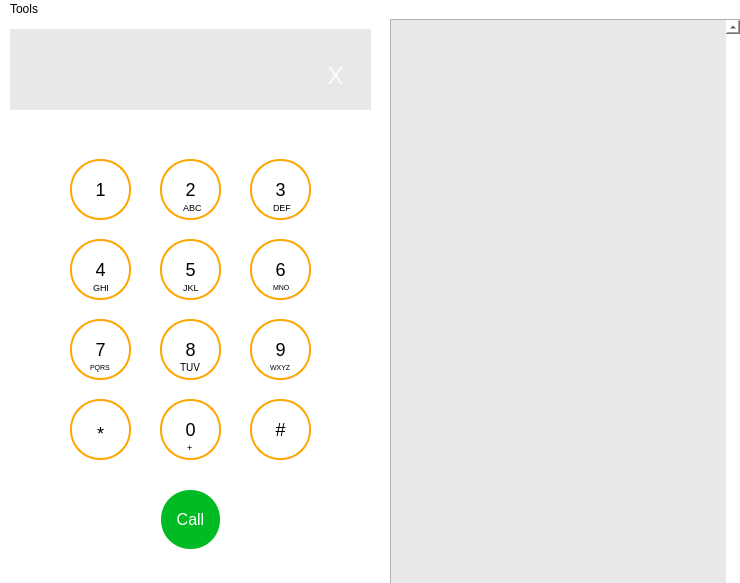
<?xml version="1.0" encoding="UTF-8"?>
<ui version="4.0">
 <class>MainWindow</class>
 <widget class="QMainWindow" name="MainWindow">
  <property name="geometry">
   <rect>
    <x>0</x>
    <y>0</y>
    <width>740</width>
    <height>583</height>
   </rect>
  </property>
  <property name="windowTitle">
   <string>MainWindow</string>
  </property>
  <property name="styleSheet">
   <string notr="true">background-color: white;</string>
  </property>
  <widget class="QWidget" name="centralWidget">
   <property name="styleSheet">
    <string notr="true">border-color: orange;</string>
   </property>
   <widget class="QTableView" name="tableView">
    <property name="geometry">
     <rect>
      <x>390</x>
      <y>0</y>
      <width>351</width>
      <height>591</height>
     </rect>
    </property>
    <property name="styleSheet">
     <string notr="true">font-size: 16px;
background-color: rgb(232, 232, 232);</string>
    </property>
    <property name="verticalScrollBarPolicy">
     <enum>Qt::ScrollBarAlwaysOn</enum>
    </property>
    <property name="horizontalScrollBarPolicy">
     <enum>Qt::ScrollBarAlwaysOff</enum>
    </property>
    <attribute name="horizontalHeaderVisible">
     <bool>false</bool>
    </attribute>
    <attribute name="verticalHeaderVisible">
     <bool>false</bool>
    </attribute>
   </widget>
   <widget class="QLabel" name="label">
    <property name="geometry">
     <rect>
      <x>10</x>
      <y>10</y>
      <width>361</width>
      <height>81</height>
     </rect>
    </property>
    <property name="styleSheet">
     <string notr="true">font-size: 24px;
background-color: rgb(232, 232, 232);
padding: 5px;
padding-top: 15px;</string>
    </property>
    <property name="text">
     <string/>
    </property>
   </widget>
   <widget class="QWidget" name="widget" native="true">
    <property name="geometry">
     <rect>
      <x>40</x>
      <y>100</y>
      <width>291</width>
      <height>461</height>
     </rect>
    </property>
    <property name="styleSheet">
     <string notr="true">font-size: 18px;</string>
    </property>
    <widget class="QPushButton" name="pushButton_pound">
     <property name="geometry">
      <rect>
       <x>210</x>
       <y>280</y>
       <width>61</width>
       <height>61</height>
      </rect>
     </property>
     <property name="styleSheet">
      <string notr="true">background-color: white;
 border-style: solid;
 border-width:2px;
 border-radius:30px;</string>
     </property>
     <property name="text">
      <string>#</string>
     </property>
    </widget>
    <widget class="QPushButton" name="pushButton_1">
     <property name="geometry">
      <rect>
       <x>30</x>
       <y>40</y>
       <width>61</width>
       <height>61</height>
      </rect>
     </property>
     <property name="styleSheet">
      <string notr="true">background-color: white;
 border-style: solid;
 border-width:2px;
 border-radius:30px;</string>
     </property>
     <property name="text">
      <string>1</string>
     </property>
     <property name="flat">
      <bool>true</bool>
     </property>
    </widget>
    <widget class="QPushButton" name="pushButton_2">
     <property name="geometry">
      <rect>
       <x>120</x>
       <y>40</y>
       <width>61</width>
       <height>61</height>
      </rect>
     </property>
     <property name="styleSheet">
      <string notr="true">background-color: white;
 border-style: solid;
 border-width:2px;
 border-radius:30px;</string>
     </property>
     <property name="text">
      <string>2</string>
     </property>
    </widget>
    <widget class="QPushButton" name="pushButton_0">
     <property name="geometry">
      <rect>
       <x>120</x>
       <y>280</y>
       <width>61</width>
       <height>61</height>
      </rect>
     </property>
     <property name="styleSheet">
      <string notr="true">background-color: white;
 border-style: solid;
 border-width:2px;
 border-radius:30px;</string>
     </property>
     <property name="text">
      <string>0</string>
     </property>
    </widget>
    <widget class="QPushButton" name="pushButton_8">
     <property name="geometry">
      <rect>
       <x>120</x>
       <y>200</y>
       <width>61</width>
       <height>61</height>
      </rect>
     </property>
     <property name="styleSheet">
      <string notr="true">background-color: white;
 border-style: solid;
 border-width:2px;
 border-radius:30px;</string>
     </property>
     <property name="text">
      <string>8</string>
     </property>
    </widget>
    <widget class="QPushButton" name="pushButton_6">
     <property name="geometry">
      <rect>
       <x>210</x>
       <y>120</y>
       <width>61</width>
       <height>61</height>
      </rect>
     </property>
     <property name="styleSheet">
      <string notr="true">background-color: white;
 border-style: solid;
 border-width:2px;
 border-radius:30px;</string>
     </property>
     <property name="text">
      <string>6</string>
     </property>
    </widget>
    <widget class="QPushButton" name="pushButton_4">
     <property name="geometry">
      <rect>
       <x>30</x>
       <y>120</y>
       <width>61</width>
       <height>61</height>
      </rect>
     </property>
     <property name="styleSheet">
      <string notr="true">background-color: white;
 border-style: solid;
 border-width:2px;
 border-radius:30px;</string>
     </property>
     <property name="text">
      <string>4</string>
     </property>
    </widget>
    <widget class="QPushButton" name="pushButton_star">
     <property name="geometry">
      <rect>
       <x>30</x>
       <y>280</y>
       <width>61</width>
       <height>61</height>
      </rect>
     </property>
     <property name="styleSheet">
      <string notr="true">background-color: white;
 border-style: solid;
 border-width:2px;
 border-radius:30px;
padding-top: 8px;</string>
     </property>
     <property name="text">
      <string>*</string>
     </property>
    </widget>
    <widget class="QPushButton" name="pushButton_5">
     <property name="geometry">
      <rect>
       <x>120</x>
       <y>120</y>
       <width>61</width>
       <height>61</height>
      </rect>
     </property>
     <property name="styleSheet">
      <string notr="true">background-color: white;
 border-style: solid;
 border-width:2px;
 border-radius:30px;
</string>
     </property>
     <property name="text">
      <string>5</string>
     </property>
    </widget>
    <widget class="QPushButton" name="pushButton_3">
     <property name="geometry">
      <rect>
       <x>210</x>
       <y>40</y>
       <width>61</width>
       <height>61</height>
      </rect>
     </property>
     <property name="styleSheet">
      <string notr="true">background-color: white;
 border-style: solid;
 border-width:2px;
 border-radius:30px;</string>
     </property>
     <property name="text">
      <string>3</string>
     </property>
    </widget>
    <widget class="QPushButton" name="pushButton_7">
     <property name="geometry">
      <rect>
       <x>30</x>
       <y>200</y>
       <width>61</width>
       <height>61</height>
      </rect>
     </property>
     <property name="styleSheet">
      <string notr="true">background-color: white;
 border-style: solid;
 border-width:2px;
 border-radius:30px;</string>
     </property>
     <property name="text">
      <string>7</string>
     </property>
    </widget>
    <widget class="QPushButton" name="pushButton_call">
     <property name="geometry">
      <rect>
       <x>120</x>
       <y>370</y>
       <width>61</width>
       <height>61</height>
      </rect>
     </property>
     <property name="styleSheet">
      <string notr="true">background-color: rgb(0, 187, 36);
border-color:  rgb(0, 187, 36);
border-style: soli-d;
border-width:2px;
border-radius:30px;
background-image: url(&quot;call_icon.png&quot;);
color: white;
font-size: 16px;</string>
     </property>
     <property name="text">
      <string>Call</string>
     </property>
    </widget>
    <widget class="QPushButton" name="pushButton_9">
     <property name="geometry">
      <rect>
       <x>210</x>
       <y>200</y>
       <width>61</width>
       <height>61</height>
      </rect>
     </property>
     <property name="styleSheet">
      <string notr="true">background-color: white;
 border-style: solid;
 border-width:2px;
 border-radius:30px;</string>
     </property>
     <property name="text">
      <string>9</string>
     </property>
    </widget>
    <widget class="QLabel" name="label_9">
     <property name="geometry">
      <rect>
       <x>230</x>
       <y>240</y>
       <width>21</width>
       <height>16</height>
      </rect>
     </property>
     <property name="styleSheet">
      <string notr="true">font-size: 7px;</string>
     </property>
     <property name="text">
      <string>WXYZ</string>
     </property>
    </widget>
    <widget class="QLabel" name="label_11">
     <property name="geometry">
      <rect>
       <x>140</x>
       <y>240</y>
       <width>21</width>
       <height>16</height>
      </rect>
     </property>
     <property name="styleSheet">
      <string notr="true">font-size: 10px;</string>
     </property>
     <property name="text">
      <string>TUV</string>
     </property>
    </widget>
    <widget class="QLabel" name="label_12">
     <property name="geometry">
      <rect>
       <x>50</x>
       <y>240</y>
       <width>21</width>
       <height>16</height>
      </rect>
     </property>
     <property name="styleSheet">
      <string notr="true">font-size: 7px;</string>
     </property>
     <property name="text">
      <string>PQRS</string>
     </property>
    </widget>
    <widget class="QLabel" name="label_13">
     <property name="geometry">
      <rect>
       <x>230</x>
       <y>160</y>
       <width>21</width>
       <height>16</height>
      </rect>
     </property>
     <property name="styleSheet">
      <string notr="true">font-size: 7px;
padding-left: 1px;</string>
     </property>
     <property name="text">
      <string>MNO</string>
     </property>
    </widget>
    <widget class="QLabel" name="label_4">
     <property name="geometry">
      <rect>
       <x>50</x>
       <y>160</y>
       <width>21</width>
       <height>16</height>
      </rect>
     </property>
     <property name="styleSheet">
      <string notr="true">font-size: 9px;padding-left: 1px;</string>
     </property>
     <property name="text">
      <string>GHI</string>
     </property>
    </widget>
    <widget class="QLabel" name="label_5">
     <property name="geometry">
      <rect>
       <x>140</x>
       <y>160</y>
       <width>21</width>
       <height>16</height>
      </rect>
     </property>
     <property name="styleSheet">
      <string notr="true">font-size: 9px;
padding-left: 1px;</string>
     </property>
     <property name="text">
      <string>JKL</string>
     </property>
    </widget>
    <widget class="QLabel" name="label_6">
     <property name="geometry">
      <rect>
       <x>140</x>
       <y>80</y>
       <width>21</width>
       <height>16</height>
      </rect>
     </property>
     <property name="styleSheet">
      <string notr="true">padding-left: 1px;
font-size: 9px;</string>
     </property>
     <property name="text">
      <string>ABC</string>
     </property>
    </widget>
    <widget class="QLabel" name="label_7">
     <property name="geometry">
      <rect>
       <x>230</x>
       <y>80</y>
       <width>21</width>
       <height>16</height>
      </rect>
     </property>
     <property name="styleSheet">
      <string notr="true">font-size: 9px;
padding-left: 1px;</string>
     </property>
     <property name="text">
      <string>DEF</string>
     </property>
    </widget>
    <widget class="QLabel" name="label_10">
     <property name="geometry">
      <rect>
       <x>140</x>
       <y>320</y>
       <width>16</width>
       <height>16</height>
      </rect>
     </property>
     <property name="styleSheet">
      <string notr="true">font-size: 9px;
padding-left: 5px</string>
     </property>
     <property name="text">
      <string>+</string>
     </property>
    </widget>
   </widget>
   <widget class="QLabel" name="label_name">
    <property name="geometry">
     <rect>
      <x>20</x>
      <y>10</y>
      <width>161</width>
      <height>31</height>
     </rect>
    </property>
    <property name="styleSheet">
     <string notr="true">font-size: 16px;
background-color: rgb(232, 232, 232);
</string>
    </property>
    <property name="text">
     <string/>
    </property>
   </widget>
   <widget class="QPushButton" name="pushButton_del">
    <property name="geometry">
     <rect>
      <x>300</x>
      <y>10</y>
      <width>71</width>
      <height>81</height>
     </rect>
    </property>
    <property name="styleSheet">
     <string notr="true">font-size: 24px;
border: none;
background-color: rgb(232, 232, 232);
padding-top: 12px;
color: rgba(255, 255, 255, 215);
</string>
    </property>
    <property name="text">
     <string>X</string>
    </property>
   </widget>
  </widget>
  <widget class="QMenuBar" name="menuBar">
   <property name="geometry">
    <rect>
     <x>0</x>
     <y>0</y>
     <width>740</width>
     <height>22</height>
    </rect>
   </property>
   <widget class="QMenu" name="menuTools">
    <property name="title">
     <string>Tools</string>
    </property>
    <addaction name="actionOpen_an_Address_Book"/>
    <addaction name="separator"/>
    <addaction name="actionExit"/>
   </widget>
   <addaction name="menuTools"/>
  </widget>
  <action name="actionOpen_an_Address_Book">
   <property name="text">
    <string>Open an Address Book...</string>
   </property>
  </action>
  <action name="actionExit">
   <property name="text">
    <string>Exit</string>
   </property>
  </action>
 </widget>
 <layoutdefault spacing="6" margin="11"/>
 <resources/>
 <connections/>
</ui>
